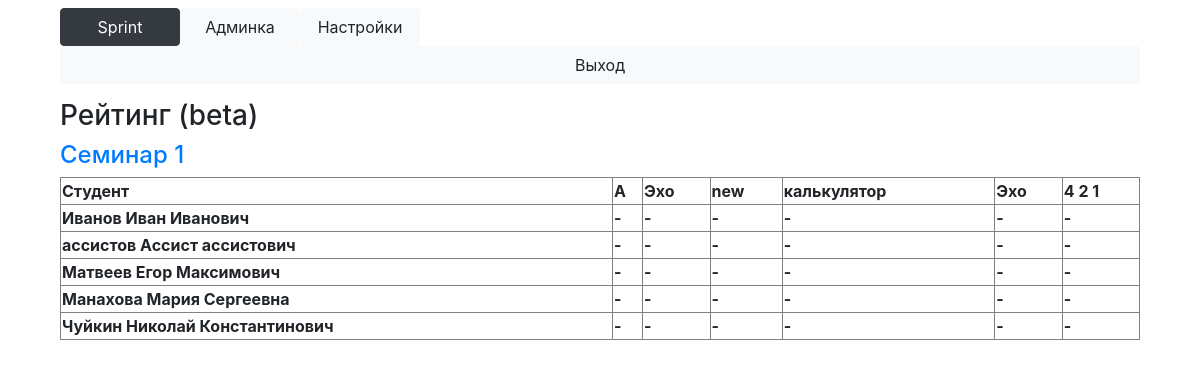
/rating?block_id=50 (signed in), run on an earlier commit of the app's database.
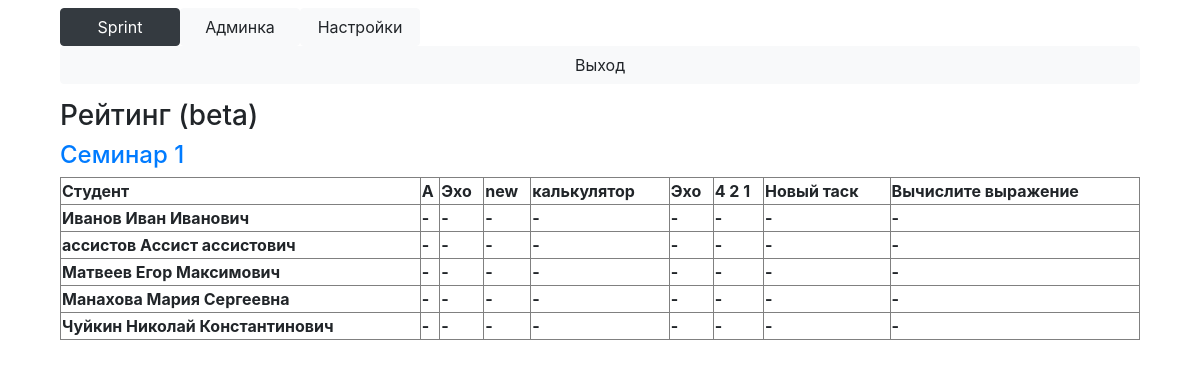
And on a later commit of the database.
### Main/models.py (models this page shows, shortened)
class Block(models.Model):
    name = models.TextField()
    course = models.ForeignKey(Course, on_delete=models.CASCADE)
    time_start = models.DateTimeField()
    time_end = models.DateTimeField()
    opened = models.BooleanField(default=False)
    show_rating = models.BooleanField(default=True)
    @property
    def tasks(self):
        return Task.objects.filter(block=self)

class Task(models.Model):
    name = models.TextField()
    block = models.ForeignKey(Block, on_delete=models.CASCADE)
    legend = models.TextField(default='')
    input = models.TextField(default='')
    output = models.TextField(default='')
    specifications = models.TextField(default='')
    time_limit = models.IntegerField(default=10000)
    weight = models.FloatField(default=1.0)
    max_mark = models.IntegerField(default=10)
    max_solutions_count = models.IntegerField(default=10)
    show_details = models.BooleanField(default=False)
    full_solution = models.BooleanField(default=False)

class Subscribe(models.Model):
    user = models.ForeignKey(User, on_delete=models.CASCADE)
    course = models.ForeignKey(Course, on_delete=models.CASCADE)
    is_assistant = models.BooleanField(default=False)

class UserInfo(models.Model):
    surname = models.TextField()
    name = models.TextField()
    middle_name = models.TextField()
    group = models.TextField()
    user = models.OneToOneField(User, on_delete=models.CASCADE, null=True)
    def __str__(self):
        return "{} {} {}".format(self.surname, self.name, self.middle_name)

### Main/views.py (the view)
# urls.py: path('rating', views.rating),
def rating(request):
    current_block = Block.objects.get(id=request.GET['block_id'])
    if not check_admin_on_course(request.user, current_block.course) and not current_block.show_rating:
        return HttpResponseRedirect('/main')
    return render(request, 'rating.html', context={'Block': Block.objects.get(id=request.GET['block_id'])})

### Main/context_processors.py (called while the page is built)
def attributes(request):
	return {
		'current_page': 'settings' if '/settings' == request.path else 'admin' if '/admin/' in request.path else 'main',
		'is_admin': check_admin(request.user)
	}

### Main/main.py (called while the page is built)
def check_login(user):
    return user.is_authenticated

def check_admin(user):
    if check_teacher(user):
        return True
    if not check_login(user):
        return False
    return len(Subscribe.objects.filter(user=user, is_assistant=True)) > 0

def check_teacher(user):
    return user.is_staff and check_login(user)

def check_admin_on_course(user, course):
    if user.is_superuser:
        return True
    try:
        s = Subscribe.objects.get(user=user, course=course)
    except ObjectDoesNotExist:
        return False
    return s.is_assistant or user.is_staff

### Main/models.py (called while the page is built)
    @property
    def subscribes(self):
        return sorted(Subscribe.objects.filter(course=self), key=lambda s: s.user.email)

### Main/templatetags/filters.py (called while the page is built)
@register.filter('userinfo_by_user')
def userinfo_by_user(user):
    return UserInfo.objects.get(user=user)

@register.filter('mark_status')
def mark_status(user, task):
    sols = Solution.objects.filter(user=user, task=task)
    if len(sols) == 0:
        return '-'
    return sols.last().result

### templates/rating.html (shortened to what this page needs)
{% extends 'base.html' %}
{% load filters %}
{% block content %}
	<h3>Рейтинг (beta)</h3>
	<h4><a href="/{% if current_page == 'admin' %}admin/{% endif %}block?id={{ Block.id }}">{{ Block.name }}</a></h4>
	<table border="1px solid black" style="width: 100%;">
		<thead>
			<tr>
				<th scope="col">Студент</th>
				{% for task in Block.tasks %}
					<th>{{ task.name }}</th>
				{% endfor %}
			</tr>
		</thead>
		<tbody>
			{% for sub in Block.course.subscribes %}
					<tr>
						<th scope="row">{{ sub.user|userinfo_by_user }}</th>
						{% for task in Block.tasks %}
							{% with status=sub.user|mark_status:task %}
								<th style="background-color: {% if status == '-' %}white{% else %}{% if sub.user|fully_marked:task %}lime{% else %}yellow{% endif %}{% endif %};">
									{% if current_page == 'admin' and status != '-' %}
										<a style="color: black;" href="/admin/solutions?block_id={{ Block.id }}&user={{ sub.user|userinfo_by_user }}&task_name={{ task.name }}">{{ status }}</a>
									{% else %}
										{{ status }}
									{% endif %}
								</th>
							{% endwith %}
						{% endfor %}
					</tr>
			{% endfor %}
		</tbody>
	</table>
{% endblock %}

### templates/base.html (shortened to what this page needs)
<!DOCTYPE HTML PUBLIC "-//W3C//DTD HTML 4.01//EN"
  "http://www.w3.org/TR/html4/strict.dtd">
{% load static %}
<html lang="en">
	<head>
        <link rel="stylesheet" href="https://stackpath.bootstrapcdn.com/bootstrap/4.5.0/css/bootstrap.min.css">
		<link rel="stylesheet" type="text/css" href={% static "css/styles.css" %}>
        <link rel="stylesheet" href="//code.jquery.com/ui/1.12.1/themes/base/jquery-ui.css">
	</head>
	<body onload="{% block onload %}{% endblock %}">
		<div class="main_div">
            <header class="mt-2 mb-2" role="banner">
                <div class="row no-gutters top-buffer">
                    <div class="col" style="min-width: 100px;">
                        <button type="button" class="btn {% if current_page == 'main' %}btn-dark{% else %}btn-light{% endif %} btn-block top-button" onclick="main()">Sprint</button>
                    </div>
                    {% if is_admin %}
                    <div class="col" style="min-width: 100px;">
                        <button type="button" class="btn {% if current_page == 'admin' %}btn-dark{% else %}btn-light{% endif %} btn-block top-button" onclick="admin()">Админка</button>
                    </div>
                    {% endif %}
                    <div class="col" style="min-width: 100px;">
                        <button type="button" class="btn {% if current_page == 'settings' %}btn-dark{% else %}btn-light{% endif %} btn-block top-button"  onclick="settings()">Настройки</button>
                    </div>
                    <div class="col-{% if is_admin %}8{% else %}9{% endif %}">
                    </div>
                    <div class="col" style="min-width: 100px;">
                        <button type="button" class="btn btn-light btn-block top-button" onclick="logout()">Выход</button>
                    </div>
                </div>
            </header>
            {% block content %}{% endblock %}
        </div>
	</body>
</html>

### static/css/styles.css (style rules this page uses)
.main_div { margin-left: 5%; margin-right: 5%; }
.top-buffer { margin-bottom:15px; }
.top-button { min-width: 100px; display: inline-block; }

What changed in the data, as far as the page shows it:
added Task: name "Новый таск", status "-"
added Task: name "Вычислите выражение", status "-"
